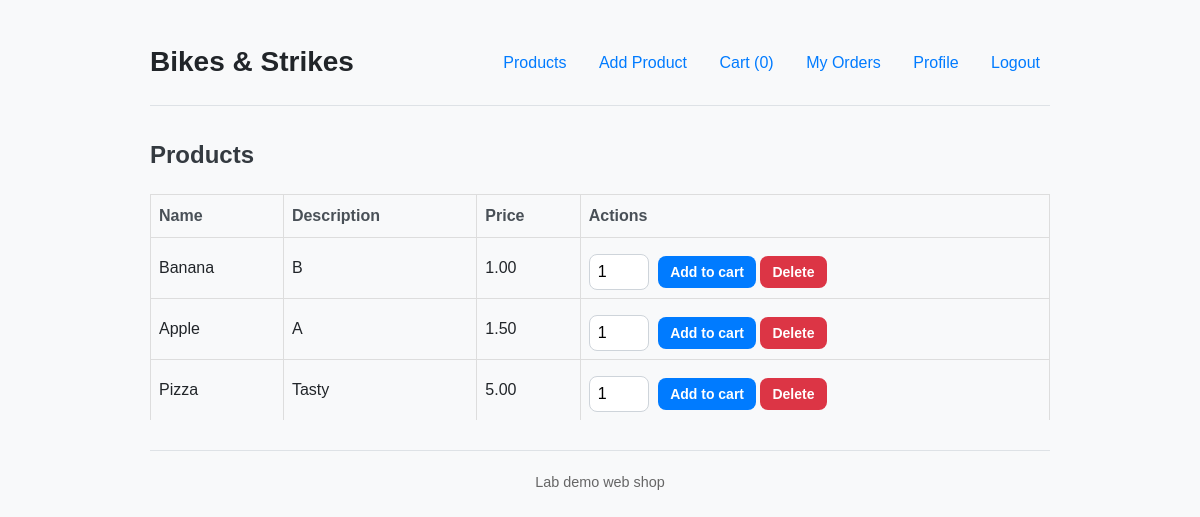
Screenshot of / (signed in) with the database file from the repository.
### projekt/models.py (models this page shows)
class Product(db.Model):
    id = db.Column(db.Integer, primary_key=True)
    name = db.Column(db.String(200), nullable=False)
    description = db.Column(db.Text, default='')
    price = db.Column(db.Numeric(10, 2), nullable=False)

### projekt/routes.py (the view)
@app.route('/')
def index():
    products = Product.query.all()
    return render_template('index.html', products=products, cart=get_cart())

### projekt/__init__.py (called while the page is built)
@login_manager.user_loader
def load_user(user_id):
    return User.query.get(int(user_id))

### projekt/routes.py (called while the page is built)
def get_cart():
    return session.get('cart', {})  # {product_id: quantity}

### projekt/templates/index.html (shortened to what this page needs)
{% extends "base.html" %}
{% block content %}
  <h2>Products</h2>
  <table>
    <tr><th>Name</th><th>Description</th><th>Price</th><th>Actions</th></tr>
    {% for p in products %}
      <tr>
        <td>{{ p.name }}</td>
        <td>{{ p.description }}</td>
        <td>{{ "%.2f"|format(p.price) }}</td>
        <td>
          <form style="display:inline" method="post" action="{{ url_for('cart_add', product_id=p.id) }}">
            <input type="number" name="quantity" value="1" min="1" style="width:60px"/>
            <button type="submit">Add to cart</button>
          </form>
          <form style="display:inline" method="post" action="{{ url_for('product_delete', product_id=p.id) }}" onsubmit="return confirm('Delete product?');">
            <button type="submit">Delete</button>
          </form>
        </td>
      </tr>
    {% endfor %}
  </table>
{% endblock %}

### projekt/static/style.css (style rules this page uses)
body { font-family: -apple-system, BlinkMacSystemFont, "Segoe UI", Roboto, Helvetica, Arial, sans-serif, "Apple Color Emoji", "Segoe UI Emoji", "Segoe UI Symbol"; background-color: #f8f9fa; color: #212529; line-height: 1.6; margin: 0; padding: 20px; }
h1, h2, h3 { color: #343a40; margin-top: 0; }
table { width: 100%; border-collapse: collapse; margin-top: 20px; }
table th, table td { padding: 12px 15px; text-align: left; border-bottom: 1px solid #dee2e6; }
table th { background-color: #f8f9fa; font-weight: 600; color: #495057; }
table tr:last-child td { border-bottom: none; }
form { margin-top: 20px; }
input[type="text"], input[type="email"], input[type="password"], input[type="number"], textarea { width: 100%; padding: 12px; border: 1px solid #ced4da; border-radius: 8px; box-sizing: border-box; font-size: 16px; transition: border-color 0.2s, box-shadow 0.2s; }
button[type="submit"] { background-color: #007bff; color: white; border: none; padding: 12px 20px; border-radius: 8px; font-size: 16px; font-weight: 600; cursor: pointer; transition: background-color 0.2s, transform 0.1s; display: inline-block; margin-top: 10px; }
form[action*="delete"] button, form[action*="remove"] button { background-color: #dc3545; }
form[style*="display:inline"] { display: inline; margin-top: 0; }
form[style*="display:inline"] button { padding: 8px 12px; font-size: 14px; }
form[style*="display:inline"] input[type="number"] { width: 70px; padding: 8px; margin-right: 5px; }
body { font-family: Arial, sans-serif; max-width: 900px; margin: 20px auto; }
table { width:100%; border-collapse: collapse; margin-top:12px; }
table th, table td { border:1px solid #ddd; padding:8px; }

### rows the page displays
Product: name "Banana", description "B", price "1.00"
Product: name "Apple", description "A", price "1.50"
Product: name "Pizza", description "Tasty", price "5.00"

### other values shown
{{ session.get('cart')|length if session.get('cart') else 0 }} "0"
